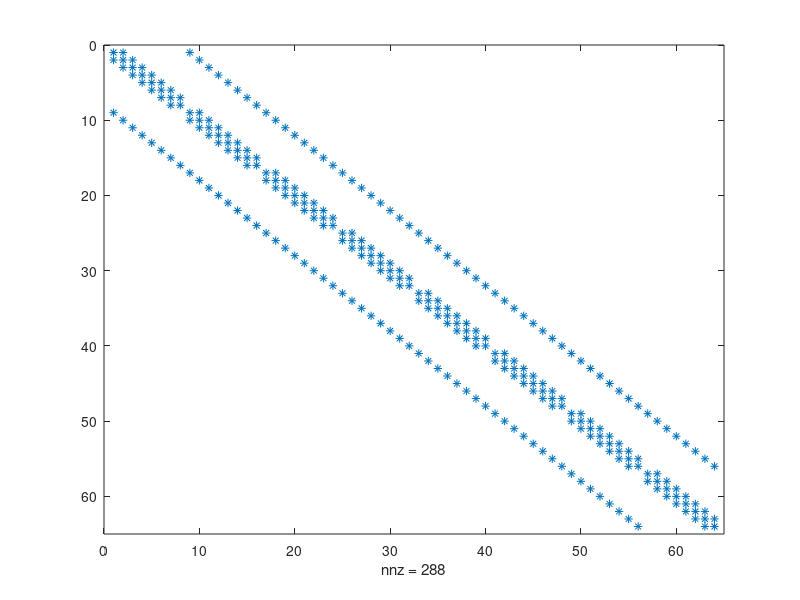

The MATLAB script that drew this image: (Note: this script raises an error after producing the figure.)
%In the following code is constructed the matrix for Du=f. The domain is a 
%square 10*10 points and we have zero boundary conditons. So we have a 
%system with 8*8 unknowns and 8*8 unknowns. The calculation is fixed raw by raw.
%The matrix is U_unknown


clear all;
close all;
x=ones(1,8);
U_unknown=zeros(8,8);
counter_metavlitis= 1 ;
for i = 2:9 ;
    for j= 2:9 ;
        %stin eksisosi pou imaste
        U_unknown( ((i)-2)*8+((j)-1) , counter_metavlitis ) = 4 ;
        if( i-1 ~= 1 )% to apo pano i-1 , j
            U_unknown( ((i-1)-2)*8+((j)-1) ,counter_metavlitis ) = -1 ;
        end
        if( i+1 ~= 10 )%to apo kato i+1, j
            U_unknown( ((i+1)-2)*8+((j)-1) , counter_metavlitis  ) = -1 ;
            
        end
        if( j+1 ~= 10 )% to deksia i, j+1
            U_unknown ( ((i)-2)*8+((j+1)-1) , counter_metavlitis ) = -1 ;
        end
        if( j-1 ~= 1)% to aristera i , j-1
            U_unknown ( ((i)-2)*8+((j-1)-1) , counter_metavlitis ) = -1 ;
        end 
        counter_metavlitis = counter_metavlitis +1 ;
    end
end
spy(U_unknown)
transpose(x)*U_unknown*x

